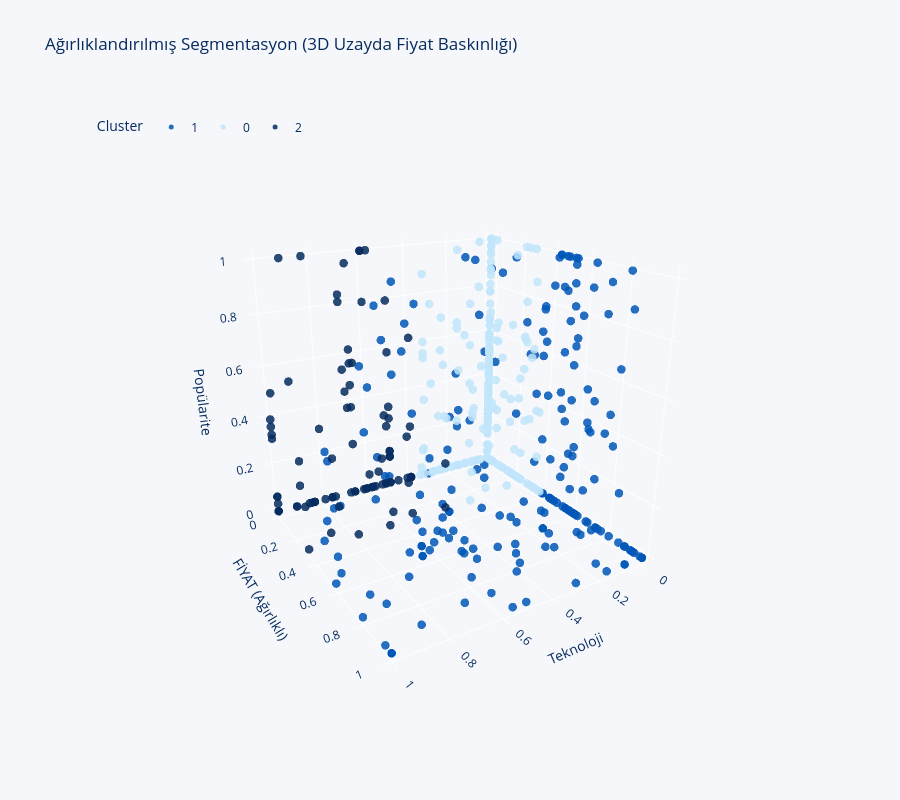

The cell this chart's notebook holds for it:
### Code cell
fig_3d = px.scatter_3d(
    df_beko_segmentasyon,
    x='Relative_Feature_Score',
    y='Scaled_Price',
    z='Scaled_Favorite',
    color=df_beko_segmentasyon['Cluster_Weighted'].astype(str),
    hover_name='Product_Name',
    color_discrete_sequence=BEKO_PALETTE,
    opacity=0.8,
    title='Ağırlıklandırılmış Segmentasyon (3D Uzayda Fiyat Baskınlığı)',
    labels={
        'Relative_Feature_Score': 'Teknoloji Skoru',
        'Scaled_Price': 'Fiyat Seviyesi',
        'Scaled_Favorite': 'Popülarite'
    },
    height=800
)

fig_3d.update_traces(marker=dict(size=5, opacity=0.85, line=dict(width=0)))

fig_3d.update_layout(
    scene=dict(
        xaxis_title='Teknoloji',
        yaxis_title='FİYAT (Ağırlıklı)',
        zaxis_title='Popülarite',
        xaxis=dict(backgroundcolor=BEKO_GRAY, gridcolor='white', showbackground=True),
        yaxis=dict(backgroundcolor=BEKO_GRAY, gridcolor='white', showbackground=True),
        zaxis=dict(backgroundcolor=BEKO_GRAY, gridcolor='white', showbackground=True),
        camera=dict(eye=dict(x=1.2, y=2.0, z=0.9))
    ),
    paper_bgcolor=BEKO_GRAY,
    plot_bgcolor=BEKO_GRAY,
    font=dict(color=BEKO_DARK),
    legend=dict(title='Cluster', orientation='h', y=0.98, x=0.02)
)

fig_3d.show()

### Figure 1 — Plotly figure (JSON) as saved in the notebook; plotly's stock layout.template omitted (floating-point values rounded to 4 significant figures; data arrays with more than 128 entries replaced by an {"elided": "..."} marker saying what was removed)
{"data": [{"hovertemplate": "<b>%{hovertext}</b><br><br>color=1<br>Teknoloji Skoru=%{x}<br>Fiyat Seviyesi=%{y}<br>Popülarite=%{z}<extra></extra>", "hovertext": {"elided": "209 str values"}, "legendgroup": "1", "marker": {"color": "#0057B8", "line": {"width": 0}, "opacity": 0.85, "size": 5, "symbol": "circle"}, "mode": "markers", "name": "1", "scene": "scene", "showlegend": true, "type": "scatter3d", "x": {"elided": "209 float values"}, "y": {"elided": "209 float values"}, "z": {"elided": "209 float values"}}, {"hovertemplate": "<b>%{hovertext}</b><br><br>color=0<br>Teknoloji Skoru=%{x}<br>Fiyat Seviyesi=%{y}<br>Popülarite=%{z}<extra></extra>", "hovertext": {"elided": "334 str values"}, "legendgroup": "0", "marker": {"color": "#C1E6FB", "line": {"width": 0}, "opacity": 0.85, "size": 5, "symbol": "circle"}, "mode": "markers", "name": "0", "scene": "scene", "showlegend": true, "type": "scatter3d", "x": {"elided": "334 float values"}, "y": {"elided": "334 float values"}, "z": {"elided": "334 float values"}}, {"hovertemplate": "<b>%{hovertext}</b><br><br>color=2<br>Teknoloji Skoru=%{x}<br>Fiyat Seviyesi=%{y}<br>Popülarite=%{z}<extra></extra>", "hovertext": ["BSTOC 826 S Set Üstü Ocak", "BSOCD T 601 EG Set Üstü Ocak", "BSOMD D 611EB Set Üstü Ocak", "6650 GG Su Sebili", "6620 GG Su Sebili", "BOCD T 6011 ES Gazlı Cam Tablalı Ocak", "BOCD T 6011 EHB Gazlı Cam Tablalı Ocak", "BOCD T 6011 EB Gazlı Cam Tablalı Ocak", "BOCD T 6011 EHBD Gazlı Cam Tablalı Ocak", "BOCD K 6510 DWY MS Gazlı Cam Tablalı Ocak", "BOCD T 6010 ESR Gazlı Cam Tablalı Ocak", "BOMD D 6110 EID Gazlı Cam Tablalı Ocak", "BDE 6062 MS Duvar Tipi Davlumbaz", "BDE 6062 B1 Duvar Tipi Davlumbaz", "BDE 6062 S1 Duvar Tipi Davlumbaz", "BDE 6064 B1 Duvar Tipi Davlumbaz", "BDE 9062 S1 Duvar Tipi Davlumbaz", "P 41 TG Ankastre Sürgülü Aspiratör", "P 41 TB Ankastre Sürgülü Aspiratör", "BFC 432 B FitFry Fırın", "BFC 431 S Buhar Destekli Fırın", "BMC 2520 B Beyond Serisi Ankastre Mikrodalgalar", "BMC 2520-2 G Ankastre Mikrodalgalar", "31695 NAV Ayaklı Vantilatör", "31645 TVN Tavan Tipi Vantilatör", "31670 AV Ayaklı Vantilatör", "BK RHO 13M Yağlı Radyatör", "BKT 650 E BS 65 lt. Dijital Termosifon", "BKT 800 E BS 77 lt. Dijital Termosifon", "TKM 8961 S Yeni Keyf Türk Kahve Makinesi Türk Kahve Makinesi", "TKM 8961 A Yeni Keyf Türk Kahve Makinesi Türk Kahve Makinesi", "FK 8110 I Öğütücülü Filtre Kahve Makinesi", "CFM 7355 I Filtre Kahve Makinesi", "CaffeExperto® CE5300 CEP 6464 X Yarı Otomatik Espresso Makinesi", "TKM 8961 K Yeni Keyf Türk Kahve Makinesi Türk Kahve Makinesi", "BKK 2170 Türk Kahve Makinesi", "TKM 8961 Z Türk Kahve Makinesi", "CM 5964 W Floral Çay Makinesi", "SE 8034 Semaver", "SE 8036 I Semaver", "BYM 6111 I Buz Makinesi", "CSR 55 B Cam Temizleme Makineleri ve Robotları", "BVT 65 B Halı ve Koltuk Yıkama Makineleri", "Bissell ProHeat 2X Revolution CleanShot Halı ve Koltuk Yıkama Makineleri", "SM 5670 Frozen ve Slush Makinesi", "DM 5644 S CreamMix Dondurma Makinesi", "FR 8284 FitFry® Airfryer & Az Yağlı Fritöz", "FR 8374 Beko FitFry® SteamPro® Airfryer & Az Yağlı Fritöz", "FRA 8494 FitFry® 3in1 Airfryer & Az Yağlı Fritöz", "TM 5046 CB Floral Tost Makinesi", "TMW 5046 R Floral®2in1 & Waffle Makinesi Tost Makinesi", "TM 5046 CW Floral Tost Makinesi", "TMD 8546 C Tost Makinesi", "FRA 5364 S FitFry® XXL Airfryer & Az Yağlı Fritöz", "TM 5046 CR Floral Tost Makinesi", "TM 8046 I Selection® Tost Makinesi", "HS 7033 Botanika Papatya Yağ Terapisi Saç Düzleştirici", "HS 7032 Botanika Lavanta Yağ Terapisi Saç Düzleştirici", "HS 7031 Botanika Biberiye Yağ Terapisi Saç Düzleştirici", "HS 7080 Saç Düzleştirici", "HD 9980 IONICA RED Saç Kurutma Makinesi", "HB 7150 Saç Düzleştirici", "HS 5331 Saç Düzleştirici", "HS 8330 Saç Düzleştirici", "Grundig Elementa Ignis Saç Maşası", "Grundig Elementa Aqua Saç Düzleştirici", "Grundig Elementa Terra Saç Düzleştirici", "HS 7431 Saç Maşası", "HS 7430 Kablosuz Snapstyle Saç Düzleştirici", "HS 6231 Snapstyle Kablosuz Otomatik Sarmalı Saç Maşası", "HB 6450 Snapstyle Kablosuz Saç Düzleştirici", "HS 6481 Saç Düzleştirici", "HS 5630 Saç Düzleştirici", "GRUNDIG HS 6430 Saç Maşası", "HS 7030 Saç Düzleştirici", "HS 8560 Saç Düzleştirici", "HS 5332 Saç Düzleştirici", "HS 8331 Saç Düzleştirici", "HS 6131 Saç Düzleştirici", "HS 6220 Saç Düzleştirici", "Performist® TSZ 5083 Toz Torbasız Süpürge", "UltraForce® 3.0 TSZ 5282 T Toz Torbasız Süpürge", "Robo-X 2.2 VRR 52514 VB Robot Süpürge", "SlimClean® 3.0 VRT 95525 B Şarjlı Dikey Süpürge", "Robo-X RS 2221 Robot Süpürge", "Robo-X 3.1 VRR 82314 VB Robot Süpürge", "Robo-X 2.1 VRR 72314 VB Robot Süpürge", "ActiPress® Expert BEU 8030 D Buharlı Ütü", "ActiPress® Expert BEU 8030 M Buharlı Ütü", "ActiPress® Expert BEU 5024 M Buharlı Ütü", "RHB 5050 R Floral El Blender", "RHB 5050 Floral El Blender", "HBS 8170 CI Starlight® El Blender", "RHB 5050 B Floral El Blender", "RHB 8410 El Blender", "HBS 5410 El Blender", "RHB 5050 W Floral El Blender", "RHB 2410 El Blender", "YM 8242 I Yoğurt &Kefir Makinesi", "KL 8022 I Kettle", "WKM 5522 I Kettle", "BKK 2145 Katı Meyve Sıkacağı", "CM 5964 B Floral Çay Makinesi", "CM 5587 B Çay Makinesi"], "legendgroup": "2", "marker": {"color": "#062B5F", "line": {"width": 0}, "opacity": 0.85, "size": 5, "symbol": "circle"}, "mode": "markers", "name": "2", "scene": "scene", "showlegend": true, "type": "scatter3d", "x": [1.0, 1.0, 1.0, 0.625, 0.625, 0.6667, 0.6667, 0.6667, 1.0, 0.6667, 0.6667, 1.0, 0.4348, 0.5217, 0.5217, 0.6087, 0.6087, 0.5714, 0.8571, 0.4118, 0.4118, 0.8, 1.0, 1.0, 0.6667, 0.6667, 0.5882, 0.7778, 0.7778, 0.8333, 0.9167, 0.4167, 0.6667, 0.5, 0.9167, 0.4167, 1.0, 0.5552, 0.3986, 0.6833, 0.5, 0.5, 0.5, 1.0, 0.5, 0.5, 0.7, 0.4, 0.8, 0.4, 0.4, 0.5, 0.4, 0.5, 0.5, 0.4, 1.0, 1.0, 1.0, 0.5385, 0.6842, 0.5385, 1.0, 0.8462, 1.0, 1.0, 0.9231, 0.4615, 1.0, 0.6154, 0.7692, 0.7692, 1.0, 0.8462, 1.0, 1.0, 1.0, 1.0, 1.0, 0.9231, 0.5476, 0.5216, 0.5476, 0.8853, 0.7035, 0.8333, 1.0, 0.5769, 0.8077, 0.6538, 0.6001, 0.6001, 0.5, 0.7001, 0.9, 0.9999, 1.0, 0.6001, 1.0, 0.5836, 0.8683, 1.0, 0.6975, 0.7544], "y": [0.0, 0.0, 0.0, 0.06113, 0.0, 0.0, 0.0, 0.0, 0.0, 0.3293, 0.0, 0.0, 0.04374, 0.0, 0.0, 0.0, 0.2408, 0.0, 0.0, 0.3169, 0.3163, 0.3295, 0.3295, 0.0, 0.0, 0.0, 0.0, 0.04335, 0.08861, 0.0, 0.0, 0.0, 0.0, 0.0, 0.0, 0.0, 0.0, 0.0, 0.0, 0.0, 0.0, 0.0, 0.0, 0.3338, 0.0, 0.0, 0.0, 0.0, 0.0, 0.0, 0.0, 0.0, 0.0, 0.0, 0.0, 0.0, 0.0, 0.0, 0.0, 0.0, 0.0, 0.0, 0.0, 0.0, 0.0, 0.0, 0.0, 0.0, 0.0, 0.0, 0.0, 0.0, 0.0, 0.0, 0.0, 0.0, 0.0, 0.0, 0.0, 0.0, 0.07302, 0.0, 0.2893, 0.2657, 0.03119, 0.3947, 0.2893, 0.0, 0.0, 0.0, 0.0, 0.0, 0.0, 0.0, 0.0, 0.0, 0.0, 0.0, 0.03119, 0.0, 0.0, 0.0, 0.0, 0.0], "z": [0.3326, 0.0, 0.3652, 0.0945, 0.0, 0.3806, 0.6221, 0.5651, 0.0, 0.0, 0.0, 0.0, 0.0, 0.0, 0.0, 0.0, 0.0, 0.0, 0.0, 0.1961, 0.0, 0.0, 0.1727, 0.3155, 0.0, 0.9593, 0.0, 0.1961, 0.0, 1.0, 1.0, 0.1961, 0.2183, 0.3492, 0.5337, 0.0, 0.0, 0.06513, 0.0, 0.3806, 0.1221, 0.0, 0.1481, 0.0, 0.1481, 0.0, 0.8437, 0.0, 0.0, 0.2394, 0.0, 0.1221, 0.0, 0.5849, 0.2976, 0.6309, 0.0, 0.0, 0.0, 0.1221, 0.0, 0.0, 0.0, 0.0, 0.0, 0.0, 0.0, 0.0, 0.0, 0.0, 0.0, 0.0, 0.06513, 0.0, 0.06513, 0.0, 0.0, 0.0, 0.0, 0.0, 0.2976, 0.3155, 0.0, 0.0, 0.4636, 0.6221, 0.2394, 1.0, 0.3155, 0.5651, 1.0, 1.0, 0.7976, 0.8155, 0.1961, 0.03373, 0.3955, 0.8036, 0.5115, 0.0, 0.0, 0.0, 0.5444, 0.0]}], "layout": {"font": {"color": "#062B5F"}, "height": 800, "legend": {"orientation": "h", "title": {"text": "Cluster"}, "tracegroupgap": 0, "x": 0.02, "y": 0.98}, "paper_bgcolor": "#F5F7FA", "plot_bgcolor": "#F5F7FA", "scene": {"camera": {"eye": {"x": 1.2, "y": 2, "z": 0.9}}, "domain": {"x": [0, 1], "y": [0, 1]}, "xaxis": {"backgroundcolor": "#F5F7FA", "gridcolor": "white", "showbackground": true, "title": {"text": "Teknoloji"}}, "yaxis": {"backgroundcolor": "#F5F7FA", "gridcolor": "white", "showbackground": true, "title": {"text": "FİYAT (Ağırlıklı)"}}, "zaxis": {"backgroundcolor": "#F5F7FA", "gridcolor": "white", "showbackground": true, "title": {"text": "Popülarite"}}}, "title": {"text": "Ağırlıklandırılmış Segmentasyon (3D Uzayda Fiyat Baskınlığı)"}}}
